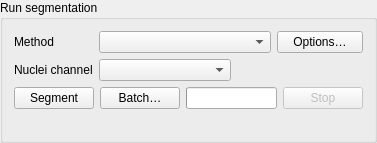
<widget class="QGroupBox" name="analysisRunGroup">
<property name="title"><string>Run segmentation</string></property>
<layout class="QVBoxLayout" name="analysisRunLayout">
<item><layout class="QGridLayout" name="analysisSegmentationInputsLayout" columnstretch="0,1">
<item row="0" column="0"><widget class="QLabel" name="analysisPipelineLabel"><property name="text"><string>Method</string></property></widget></item>
<item row="0" column="1"><layout class="QHBoxLayout" name="analysisMethodLayout" stretch="2,1">
<item><widget class="QComboBox" name="analysisPipelineComboBox"/></item>
<item><widget class="QPushButton" name="analysisOptions"><property name="text"><string>Options…</string></property></widget></item>
</layout></item>
<item row="1" column="0"><widget class="QLabel" name="label_11"><property name="text"><string>Nuclei channel</string></property></widget></item>
<item row="1" column="1"><layout class="QHBoxLayout" name="analysisNucleiLayout" stretch="1,1">
<item><widget class="QComboBox" name="analysisChNuclei"/></item>
<item><spacer name="analysisNucleiSpacer"><property name="orientation"><enum>Qt::Horizontal</enum></property><property name="sizeHint" stdset="0"><size><width>0</width><height>0</height></size></property></spacer></item>
</layout></item>
</layout></item>
             <item>
              <layout class="QHBoxLayout" name="horizontalLayout_8" stretch="1,0,3,0">
               <item>
                <widget class="QPushButton" name="analysisRun">
                 <property name="text">
                  <string>Segment</string>
                 </property>
                </widget>
               </item>
<item><widget class="QPushButton" name="analysisBatch"><property name="text"><string>Batch…</string></property></widget></item>
               <item>
                <widget class="QProgressBar" name="analysisProgress">
                 <property name="value">
                  <number>0</number>
                 </property>
                 <property name="textVisible">
                  <bool>false</bool>
                 </property>
                </widget>
               </item>
               <item>
                <widget class="QPushButton" name="analysisAbort">
                 <property name="enabled">
                  <bool>false</bool>
                 </property>
                 <property name="text">
                  <string>Stop</string>
                 </property>
                </widget>
               </item>
              </layout>
             </item>
<item><widget class="QLabel" name="analysisBatchStatus"><property name="textFormat"><enum>Qt::PlainText</enum></property><property name="text"><string/></property><property name="wordWrap"><bool>true</bool></property></widget></item>
</layout></widget>
